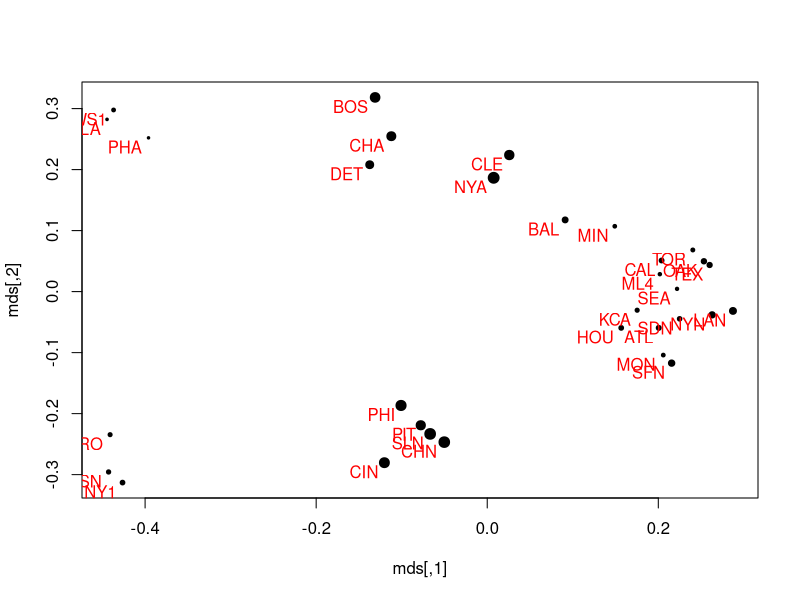

Source code (R):
library('plyr')

# Отберите из baseball записли для команд у которых есть хотябы 200 записей.
teams = split(baseball, baseball$team)

# sapply применяем к каждому элементам листа, ltngth к каждому 
# элементу листа в листе
number_of_records = lapply(teams, function(x) length(x[[1]])) # количество записей для каждой команды
teams_filtered = unlist(number_of_records[number_of_records >= 200]) # команды с более чем 200 записей
baseball_filtered = teams[names(teams_filtered)] # извлекаем из списка команды с более чем 200 записями

# Рассчитайте матрицу переходов игроков между командами — для каждой пары
# команд в этой матрице указано сколько есть игроков игравших в обоих командах.
# сколько 
count_shared_players = function(x){
  matr = matrix(0, nrow=32, ncol=32)
  colnames(matr) = names(x)
  rownames(matr) = names(x)
  for(i in c(1:length(x))){
    for(j in c(1:length(x))){
      matr[i,j]=sum(as.numeric(x[[i]] %in% x[[j]]))
    } 
  }
  return(matr)
}

team_players = sapply(baseball_filtered, function(x) unique(x[['id']]))
shared_players = count_shared_players(team_players)

# Поделите каждую ячейку полученной матрицы на размер (количество игроков
# которые есть в baseball) меньшей (из пары) команды.
numb_players_team = lengths(team_players)

find_smaller_team = function(x){
  matr2 = matrix(0, nrow=32, ncol=32)
  colnames(matr2) = names(x)
  rownames(matr2) = names(x)
  for(i in c(1:length(x))){
    for(j in c(1:length(x))){
      if((x[i]<x[j])==TRUE){
        matr2[i,j]=x[i]
      } else {
        matr2[i,j]=x[j]}
    } 
  }
  return(matr2)
}

smaller_teams = find_smaller_team(numb_players_team)
norm_matr = shared_players/smaller_teams

# Получите матрицу расстояний вычтя из единицы матрицу полученную на
# предыдущем шаге.
dist_matr = 1-norm_matr

#Проведите многомерное шкалирование и отрисуйте его результаты (m — матрица
#полученная на предыдущем этапе)
mds = cmdscale(dist_matr,k=2)
plot(mds,pch=19, cex=numb_players_team/200) # lwd - размер точек
text(mds,rownames(mds),adj=c(1.2,1.2),col='red')

# Модифицируйте код из предыдущего пункта так, чтобы размер точек был
# пропорционален размеру команд.